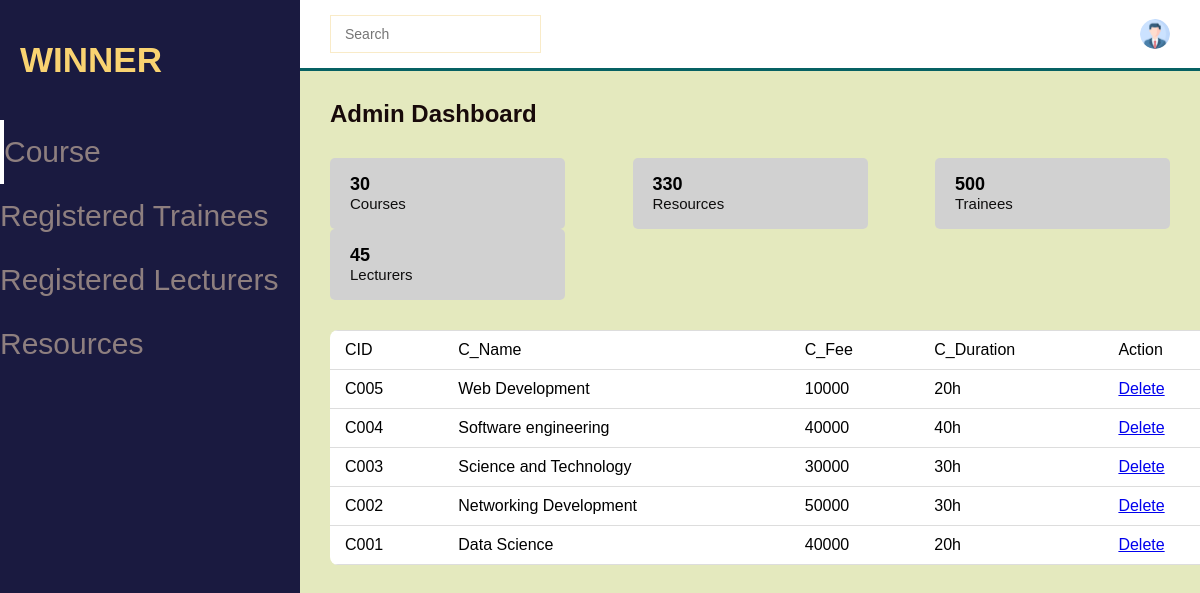
The page /PHP/admincou.php on the database its author committed.
### tables this page shows
CREATE TABLE `course` (
  `id` int(10) NOT NULL,
  `CID` varchar(10) NOT NULL,
  `C_Name` varchar(100) NOT NULL,
  `C_Description` varchar(500) NOT NULL,
  `C_Duration` varchar(10) NOT NULL,
  `C_Fee` int(10) NOT NULL,
  `LID` varchar(10) NOT NULL,
  `image` varchar(100) NOT NULL,
  `lecturer` varchar(100) NOT NULL,
  `type` varchar(100) NOT NULL
);

### PHP/admincou.php (the view, shortened to what this page needs)
<!DOCTYPE html>
<html lang="en" dir="ltr">
<head>
  <link rel="stylesheet" href="../css/adminlec.css">
</head>
<body>
  <section id="menu">
    <div class="logo">
      <h2>WINNER</h2>
    </div>
    <div class="items">
      <li><a href="#">Course</a></li>
      <li><a href="admintrai.php">Registered Trainees</a></li>
      <li><a href="adminlec.php">Registered Lecturers</a></li>
      <li><a href="adminreso.php">Resources</a></li>
    </div>
  </section>
  <section id="interface">
    <div class="navi">
      <div class="n1">
        <div class="search">
          <input type="text" placeholder="Search">
        </div>
      </div>
      <div class="profile">
        <img src="../image/profile.png" alt="prfile">
      </div>
    </div>
    <h3 class="i-name">
      Admin Dashboard
    </h3>
    <div class="values">
      <div class="val-box">
        <div>
          <h3>30</h3>
          <span>Courses</span>
        </div>
      </div>
      <div class="val-box">
        <div>
          <h3>330</h3>
          <span>Resources</span>
        </div>
      </div>
      <div class="val-box">
        <div>
          <h3>500</h3>
          <span>Trainees</span>
        </div>
      </div>
      <div class="val-box">
        <div>
          <h3>45</h3>
          <span>Lecturers</span>
        </div>
      </div>
    </div>
    <div class="board">
      <table width="100%">
        <th>
          <tr>
            <td>CID</td>
            <td>C_Name</td>
            <td>C_Fee</td>
            <td>C_Duration</td>
              <td>Action</td>
          </tr>
        </th>
        <tbody>
             <?php
                   include_once ("dbh.inc.php");
                 $sql = "SELECT id,CID,C_Name,C_Fee,C_Duration FROM course ORDER BY id DESC";
                 $result = mysqli_query($conn,$sql);
                 if($result -> num_rows>0)
                 {
                   while($row = $result -> fetch_assoc())
                   {
                     echo "<tr>";
                     echo "<td>".$row['CID']."</td>";
                     echo "<td>".$row['C_Name']."</td>";
                     echo "<td>".$row['C_Fee']."</td>";
                     echo "<td>".$row['C_Duration']."</td>";
                     echo "<td> <a href = 'deletec.inc.php?id={$row['id']}'>Delete</a></td>";
                     echo "</tr>";
                   }
                 }
              ?>
        </tbody>
      </table>
    </div>
  </section>
</body>
</html>

### css/adminlec.css (style rules this page uses)
* { margin: 0; padding: 0; box-sizing: border-box; font-family: 'Poppins',sans-serif; }
body { width: 100%; background:#E4E9BE; position:relative; display: flex; }
#menu { background: #1A1A40; width: 300px; height: 100%; position: fixed; top: 0; left: 0; }
.logo { display: flex; align-items: center; color: #F9D371; padding: 30px 0 0; }
.logo h2 { color: #F9D371; font-size: 35px; font-family: Arial; padding-left: 20px; float: left; padding-top: 10px; }
.items { margin-top: 40px; }
.items li { list-style: none; padding: 15px 0; transition: 0.3 ease; }
.items li:nth-child(1) { border-left: 4px solid #fff; }
.items li a { text-decoration: none; color: #8E7F7F; font-weight: 300px; font-size: 30px; transition: 0.3 ease; }
#interface { width: calc(100% - 300px); margin-left: 300px; position: relative; }
.navi { display: flex; align-items: center; justify-content: space-between; background: #fff; padding: 15px 30px; border-bottom: 3px solid #066163; position:fixed; width: calc(100% - 300px); }
.search { display: flex; justify-content: flex-start; align-items: center; padding: 10px 14px; border: 1px solid #F9EBC8; }
.search input { border: none; outline: none; font-size: 14px; }
.profile { display: flex; justify-content: flex-start; align-items: center; }
.profile img { width: 30px; height: 30px; object-fit: cover; border-radius: 50%; }
.i-name { color: #180A0A; padding: 30px 30px 0 30px; font-size: 24px; font-weight: 700; margin-top: 70px; }
.values { padding: 30px 30px 0 30px; display: flex; justify-content: space-between; align-items: center; flex-wrap:wrap; }
.val-box { background: #D1D1D1; width: 235px; padding: 16px 20px; border-radius: 5px; display: flex; justify-content: flex-start; align-items: center; }
.val-box h3 { font-size: 18px; font-weight: 600; }
.val-box span { font-size: 15px; color: #0F0E0E; }
.board { width: 100%; margin: 30px 0 30px 30px; overflow: auto; background: #fff; border-radius: 8px; }
table { border-collapse: collapse; }
tr { border-bottom: 1px solid #DDDDDD; }
tbody tr td { padding: 10px 15px; }

### rows shown on the page
course: CID "C005", C_Name "Web Development", C_Fee "10000", C_Duration "20h"
course: CID "C004", C_Name "Software engineering", C_Fee "40000", C_Duration "40h"
course: CID "C003", C_Name "Science and Technology", C_Fee "30000", C_Duration "30h"
course: CID "C002", C_Name "Networking Development", C_Fee "50000", C_Duration "30h"
course: CID "C001", C_Name "Data Science", C_Fee "40000", C_Duration "20h"
